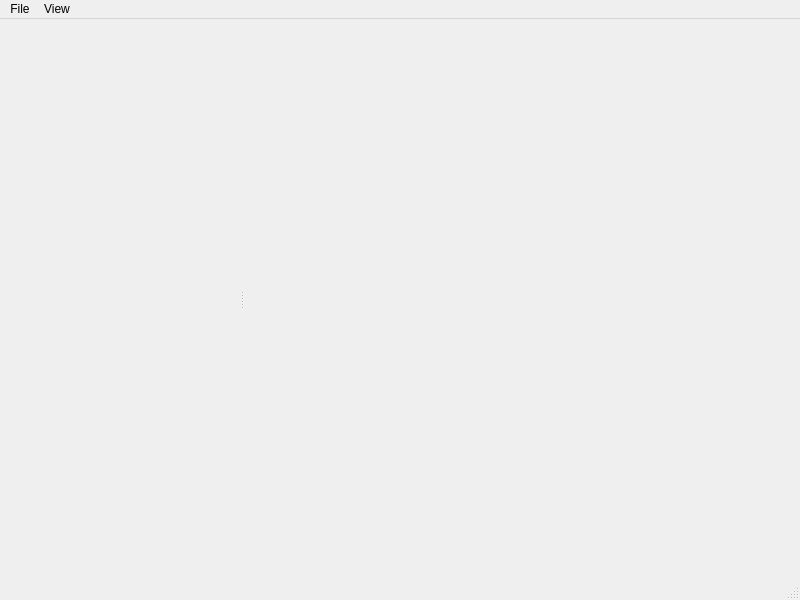
<?xml version="1.0" encoding="UTF-8"?>
<ui version="4.0">
 <class>MainWindow</class>
 <widget class="QMainWindow" name="MainWindow">
  <property name="geometry">
   <rect>
    <x>0</x>
    <y>0</y>
    <width>800</width>
    <height>600</height>
   </rect>
  </property>
  <property name="windowTitle">
   <string>FSG Missions Editor</string>
  </property>
  <property name="windowIcon">
   <iconset resource="../missions_editor.qrc">
    <normaloff>:/images/missions.svg</normaloff>:/images/missions.svg</iconset>
  </property>
  <widget class="QWidget" name="centralWidget">
   <layout class="QGridLayout" name="gridLayout">
    <property name="leftMargin">
     <number>0</number>
    </property>
    <property name="topMargin">
     <number>0</number>
    </property>
    <property name="rightMargin">
     <number>0</number>
    </property>
    <property name="bottomMargin">
     <number>0</number>
    </property>
    <item row="0" column="0">
     <widget class="QSplitter" name="splitter">
      <property name="orientation">
       <enum>Qt::Horizontal</enum>
      </property>
      <widget class="WidgetDoc" name="widgetDoc" native="true">
       <property name="minimumSize">
        <size>
         <width>240</width>
         <height>0</height>
        </size>
       </property>
      </widget>
      <widget class="WidgetCGI" name="widgetCGI" native="true">
       <property name="sizePolicy">
        <sizepolicy hsizetype="Preferred" vsizetype="Preferred">
         <horstretch>2</horstretch>
         <verstretch>0</verstretch>
        </sizepolicy>
       </property>
      </widget>
     </widget>
    </item>
   </layout>
  </widget>
  <widget class="QMenuBar" name="menuBar">
   <property name="geometry">
    <rect>
     <x>0</x>
     <y>0</y>
     <width>800</width>
     <height>32</height>
    </rect>
   </property>
   <widget class="QMenu" name="menuFile">
    <property name="title">
     <string>File</string>
    </property>
    <widget class="QMenu" name="menuRecentFiles">
     <property name="title">
      <string>Recent files</string>
     </property>
    </widget>
    <addaction name="actionNew"/>
    <addaction name="actionOpen"/>
    <addaction name="menuRecentFiles"/>
    <addaction name="actionClearRecent"/>
    <addaction name="actionSave"/>
    <addaction name="actionSaveAs"/>
    <addaction name="separator"/>
    <addaction name="actionExit"/>
   </widget>
   <widget class="QMenu" name="menuView">
    <property name="title">
     <string>View</string>
    </property>
    <addaction name="actionViewOrbit"/>
    <addaction name="actionViewWorld"/>
   </widget>
   <addaction name="menuFile"/>
   <addaction name="menuView"/>
  </widget>
  <widget class="QStatusBar" name="statusBar"/>
  <action name="actionSave">
   <property name="text">
    <string>Save (Ctrl+S)</string>
   </property>
  </action>
  <action name="actionSaveAs">
   <property name="text">
    <string>Save as...</string>
   </property>
  </action>
  <action name="actionOpen">
   <property name="text">
    <string>Open</string>
   </property>
  </action>
  <action name="actionExit">
   <property name="text">
    <string>Exit</string>
   </property>
  </action>
  <action name="actionNew">
   <property name="text">
    <string>New</string>
   </property>
  </action>
  <action name="actionViewOrbit">
   <property name="text">
    <string>Orbit</string>
   </property>
  </action>
  <action name="actionViewWorld">
   <property name="text">
    <string>World</string>
   </property>
  </action>
  <action name="actionClearRecent">
   <property name="text">
    <string>Clear Recent</string>
   </property>
  </action>
 </widget>
 <layoutdefault spacing="6" margin="11"/>
 <customwidgets>
  <customwidget>
   <class>WidgetCGI</class>
   <extends>QWidget</extends>
   <header>gui/WidgetCGI.h</header>
   <container>1</container>
  </customwidget>
  <customwidget>
   <class>WidgetDoc</class>
   <extends>QWidget</extends>
   <header>gui/WidgetDoc.h</header>
   <container>1</container>
  </customwidget>
 </customwidgets>
 <resources>
  <include location="../missions_editor.qrc"/>
 </resources>
 <connections/>
</ui>
